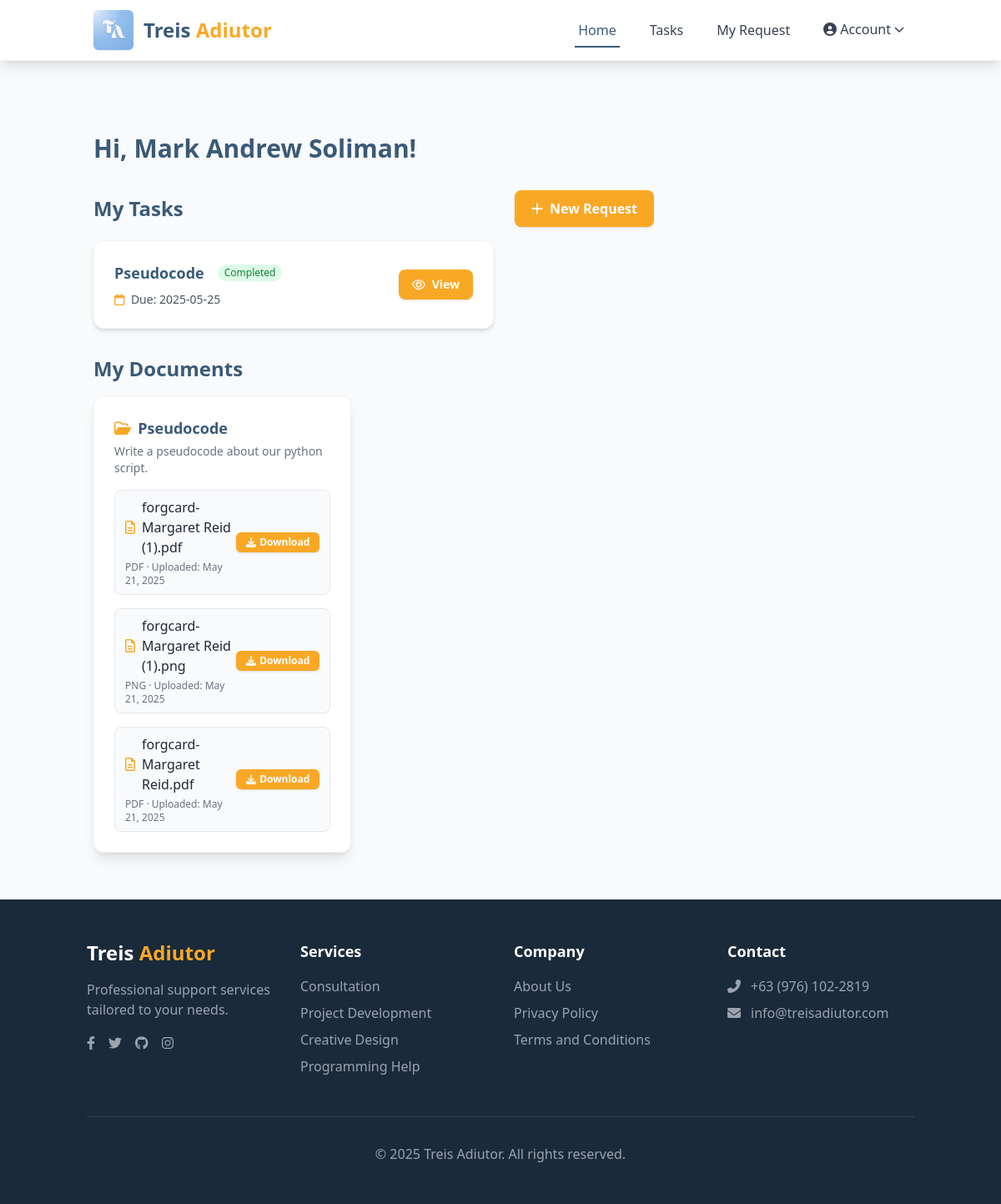
The app's page /client/dashboard.php (signed in) with its own data.
### tables this page shows
CREATE TABLE `users` (
  `userID` int(11) NOT NULL,
  `fullName` varchar(100) DEFAULT NULL,
  `email` varchar(100) DEFAULT NULL,
  `password` varchar(255) DEFAULT NULL,
  `role` enum('admin','client','adiutor') NOT NULL,
  `phoneNumber` varchar(20) DEFAULT NULL,
  `profilePic` varchar(255) DEFAULT NULL,
  `status` enum('active','inactive') DEFAULT 'active',
  `dateCreated` timestamp NOT NULL DEFAULT current_timestamp()
);

CREATE TABLE `tasks` (
  `taskID` int(11) NOT NULL,
  `title` varchar(255) DEFAULT NULL,
  `description` text DEFAULT NULL,
  `assignedBy` int(11) DEFAULT NULL,
  `assignedTo` int(11) DEFAULT NULL,
  `dueDate` date DEFAULT NULL,
  `status` enum('pending','in progress','completed') DEFAULT 'pending',
  `priority` enum('low','medium','high') DEFAULT 'medium',
  `dateAssigned` timestamp NOT NULL DEFAULT current_timestamp(),
  `taskType` varchar(50) DEFAULT NULL,
  `formID` int(11) DEFAULT NULL,
  `createdAt` datetime DEFAULT current_timestamp(),
  `updatedAt` datetime DEFAULT current_timestamp()
);

CREATE TABLE `documents` (
  `documentID` int(11) NOT NULL,
  `taskID` int(11) NOT NULL,
  `fileName` varchar(255) DEFAULT NULL,
  `filePath` varchar(255) DEFAULT NULL,
  `uploadDate` timestamp NOT NULL DEFAULT current_timestamp()
);

### client/dashboard.php (the view, shortened to what this page needs)
<?php
include '../includes/db.php';
$userID = $_SESSION['user']['userID'];
$userQuery = $conn->prepare("SELECT * FROM users WHERE userID = ?");
$userQuery->bind_param("i", $userID);
$userQuery->execute();
$latestUserData = $userQuery->get_result()->fetch_assoc();
if ($latestUserData) {
    $user = $latestUserData;
}
$clientID = $user['userID'];
$formResult = $conn->query("SELECT formID FROM forms WHERE userID = $clientID ORDER BY submitted_at DESC LIMIT 5");
$formIDs = [];
if ($formResult) {
    while ($row = $formResult->fetch_assoc()) {
        $formIDs[] = $row['formID'];
    }
}
if (!empty($formIDs)) {
    $idsString = implode(',', $formIDs);
    $tasks = $conn->query("SELECT * FROM tasks WHERE formID IN ($idsString) ORDER BY dueDate ASC");
} else {
    $tasks = false;
    echo "No forms found.";
}
$clientID = $user['userID'];
$documentsQuery = "
    SELECT d.*
    FROM documents d
    JOIN tasks t ON d.taskID = t.taskID
    JOIN forms f ON t.formID = f.formID
    WHERE f.userID = ?
    ORDER BY d.uploadDate DESC
    LIMIT 5
";
$docStmt = $conn->prepare($documentsQuery);
$docStmt->bind_param("i", $clientID);
$docStmt->execute();
$documentsResult = $docStmt->get_result();
$documents = [];
while ($row = $documentsResult->fetch_assoc()) {
    $documents[] = $row;
}
?>
<!DOCTYPE html>
<html lang="en">
<head>
    <script src="https://cdn.tailwindcss.com"></script>
</head>
<body class="bg-gray-50 min-h-screen flex flex-col">
    <?php include 'components/navbar.php'; ?>
    <section class="container mt-12 mx-auto p-6 pt-24">
        <div class="mb-8 mt-4">
            <h1 class="text-3xl font-bold text-primary">Hi, <?php echo htmlspecialchars($user['fullName']); ?>!</h1>
        </div>
        <div class="mb-8">
            <div class="flex justify-between items-center mb-4 max-w-2xl">
                <h2 class="text-2xl font-bold text-primary">My Tasks</h2>
                <a href="../get-started.php" class="inline-flex items-center gap-2 bg-accent text-white px-5 py-2.5 rounded-lg shadow hover:bg-accent-dark transition-colors font-semibold text-base">
                    <i class="fa-solid fa-plus"></i> New Request
                </a>
            </div>
            <?php if ($tasks && $tasks->num_rows > 0): ?>
            <div class="grid gap-4 md:grid-cols-2">
                <?php while ($task = $tasks->fetch_assoc()): ?>
                <div class="bg-white rounded-xl shadow-md p-6 flex flex-col md:flex-row md:items-center justify-between hover:shadow-lg transition-shadow border border-gray-100">
                    <div class="flex-1">
                        <div class="flex items-center gap-2 mb-2">
                            <span class="text-lg font-semibold text-primary"><?php echo htmlspecialchars($task['title']); ?></span>
                            <?php
                                $statusColor = match($task['status']) {
                                    'completed' => 'bg-green-100 text-green-700',
                                    'in progress' => 'bg-yellow-100 text-yellow-700',
                                    'pending' => 'bg-gray-100 text-gray-700',
                                    default => 'bg-gray-100 text-gray-700'
                                };
                            ?>
                            <span class="ml-2 px-2 py-0.5 rounded-full text-xs font-medium <?php echo $statusColor; ?>">
                                <?php echo htmlspecialchars(ucfirst($task['status'])); ?>
                            </span>
                        </div>
                        <div class="flex flex-wrap gap-4 text-sm text-gray-600">
                            <div>
                                <i class="fa-regular fa-calendar mr-1 text-accent"></i>
                                <span class="font-medium">Due:</span>
                                <?php echo htmlspecialchars($task['dueDate']); ?>
                            </div>
                        </div>
                    </div>
                    <div class="mt-4 md:mt-0 md:ml-6 flex-shrink-0">
                        <a href="view-task.php?id=<?php echo $task['taskID']; ?>"
                           class="inline-flex items-center gap-2 bg-accent text-white px-4 py-2 rounded-lg shadow hover:bg-accent-dark transition-colors font-semibold text-sm">
                            <i class="fa-regular fa-eye"></i> View
                        </a>
                    </div>
                </div>
                <?php endwhile; ?>
            </div>
            <?php endif; ?>
        </div>
        <?php
        $documentsByTask = [];
        foreach ($documents as $doc) {
            $taskID = $doc['taskID'];
            if (!isset($documentsByTask[$taskID])) {
                $documentsByTask[$taskID] = [];
            }
            $documentsByTask[$taskID][] = $doc;
        }
        $taskInfo = [];
        if (!empty($documentsByTask)) {
            $taskIDs = implode(',', array_map('intval', array_keys($documentsByTask)));
            $taskQuery = $conn->query("SELECT taskID, title, description FROM tasks WHERE taskID IN ($taskIDs)");
            while ($row = $taskQuery->fetch_assoc()) {
                $taskInfo[$row['taskID']] = [
                    'title' => $row['title'],
                    'description' => $row['description']
                ];
            }
        }
        ?>
        <?php if (count($documents) > 0): ?>
        <div class="mb-8">
            <h2 class="text-2xl font-bold text-primary mb-4">My Documents</h2>
            <div class="grid gap-6 md:grid-cols-2 lg:grid-cols-3">
                <?php foreach ($documentsByTask as $taskID => $docs): ?>
                <div class="bg-white rounded-xl shadow-lg p-6 flex flex-col border border-gray-100 hover:shadow-2xl transition-shadow">
                    <div class="mb-4">
                        <h3 class="text-lg font-semibold text-primary flex items-center gap-2">
                            <i class="fa-regular fa-folder-open text-accent"></i>
                            <?php echo htmlspecialchars($taskInfo[$taskID]['title'] ?? 'Untitled Task'); ?>
                        </h3>
                        <p class="text-gray-500 text-sm mt-1">
                            <?php echo htmlspecialchars($taskInfo[$taskID]['description'] ?? 'No description.'); ?>
                        </p>
                    </div>
                    <div class="flex-1">
                        <ul class="space-y-4">
                            <?php foreach ($docs as $doc): ?>
                            <li class="flex items-center justify-between bg-gray-50 rounded-lg px-3 py-2 border border-gray-200">
                                <div>
                                    <div class="font-medium text-gray-800 flex items-center gap-2">
                                        <i class="fa-regular fa-file-lines text-accent"></i>
                                        <?php echo htmlspecialchars($doc['fileName']); ?>
                                    </div>
                                    <div class="text-xs text-gray-500 mt-1">
                                        <?php echo strtoupper(pathinfo($doc['fileName'], PATHINFO_EXTENSION)); ?> &middot;
                                        Uploaded: <?php echo htmlspecialchars(date('M d, Y', strtotime($doc['uploadDate']))); ?>
                                    </div>
                                </div>
                                <div>
                                    <a href="<?php echo htmlspecialchars($doc['filePath']); ?>"
                                       class="inline-flex items-center gap-1 bg-accent text-white px-3 py-1 rounded-md shadow hover:bg-accent-dark transition-colors text-xs font-semibold"
                                       download>
                                        <i class="fa-solid fa-download"></i> Download
                                    </a>
                                </div>
                            </li>
                            <?php endforeach; ?>
                        </ul>
                    </div>
                </div>
                <?php endforeach; ?>
            </div>
        </div>
        <?php endif; ?>
    </section>
    <?php include '../components/footer.php'; ?>
</body>
</html>

### records on screen
users: fullName "Mark Andrew Soliman"
tasks: title "Pseudocode", status "Completed", dueDate "2025-05-25"
documents: taskID "Pseudocode", taskID "Write a pseudocode about our python script.", fileName "forgcard-Margaret Reid.pdf", fileName "PDF", uploadDate "May 21, 2025"
documents: fileName "forgcard-Margaret Reid (1).pdf", fileName "PDF", uploadDate "May 21, 2025"
documents: fileName "forgcard-Margaret Reid (1).png", fileName "PNG", uploadDate "May 21, 2025"
